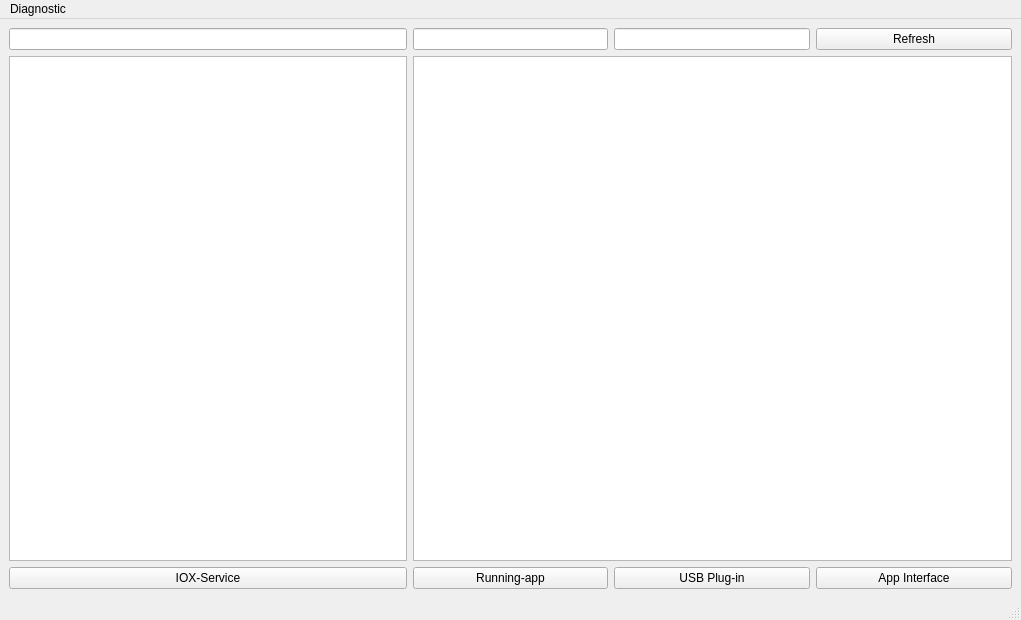
<?xml version="1.0" encoding="UTF-8"?>
<ui version="4.0">
 <class>MainWindow</class>
 <widget class="QMainWindow" name="MainWindow">
  <property name="geometry">
   <rect>
    <x>0</x>
    <y>0</y>
    <width>1021</width>
    <height>620</height>
   </rect>
  </property>
  <property name="windowTitle">
   <string>MainWindow</string>
  </property>
  <widget class="QWidget" name="centralwidget">
   <layout class="QGridLayout" name="gridLayout">
    <item row="0" column="2">
     <widget class="QLineEdit" name="input_user">
      <property name="sizePolicy">
       <sizepolicy hsizetype="Preferred" vsizetype="Fixed">
        <horstretch>0</horstretch>
        <verstretch>0</verstretch>
       </sizepolicy>
      </property>
     </widget>
    </item>
    <item row="4" column="2">
     <widget class="QPushButton" name="button_runningapp">
      <property name="text">
       <string>Running-app</string>
      </property>
     </widget>
    </item>
    <item row="1" column="2" colspan="3">
     <widget class="QGraphicsView" name="graphicsView">
      <property name="enabled">
       <bool>true</bool>
      </property>
      <property name="sizePolicy">
       <sizepolicy hsizetype="Preferred" vsizetype="Preferred">
        <horstretch>0</horstretch>
        <verstretch>0</verstretch>
       </sizepolicy>
      </property>
     </widget>
    </item>
    <item row="4" column="0" colspan="2">
     <widget class="QPushButton" name="button_iox">
      <property name="text">
       <string>IOX-Service</string>
      </property>
     </widget>
    </item>
    <item row="1" column="0" colspan="2">
     <widget class="QTextBrowser" name="textBrowser">
      <property name="sizePolicy">
       <sizepolicy hsizetype="Preferred" vsizetype="Preferred">
        <horstretch>0</horstretch>
        <verstretch>0</verstretch>
       </sizepolicy>
      </property>
     </widget>
    </item>
    <item row="0" column="4">
     <widget class="QPushButton" name="pushButton">
      <property name="sizePolicy">
       <sizepolicy hsizetype="Preferred" vsizetype="Fixed">
        <horstretch>0</horstretch>
        <verstretch>0</verstretch>
       </sizepolicy>
      </property>
      <property name="text">
       <string>Refresh</string>
      </property>
     </widget>
    </item>
    <item row="0" column="0" colspan="2">
     <widget class="QLineEdit" name="input_host">
      <property name="sizePolicy">
       <sizepolicy hsizetype="Preferred" vsizetype="Fixed">
        <horstretch>0</horstretch>
        <verstretch>0</verstretch>
       </sizepolicy>
      </property>
     </widget>
    </item>
    <item row="0" column="3">
     <widget class="QLineEdit" name="input_psw">
      <property name="sizePolicy">
       <sizepolicy hsizetype="Preferred" vsizetype="Fixed">
        <horstretch>0</horstretch>
        <verstretch>0</verstretch>
       </sizepolicy>
      </property>
     </widget>
    </item>
    <item row="4" column="3">
     <widget class="QPushButton" name="button_usb">
      <property name="text">
       <string>USB Plug-in</string>
      </property>
     </widget>
    </item>
    <item row="4" column="4">
     <widget class="QPushButton" name="button_inter">
      <property name="text">
       <string>App Interface</string>
      </property>
     </widget>
    </item>
   </layout>
  </widget>
  <widget class="QMenuBar" name="menubar">
   <property name="geometry">
    <rect>
     <x>0</x>
     <y>0</y>
     <width>1021</width>
     <height>26</height>
    </rect>
   </property>
   <widget class="QMenu" name="menuDiagnostic">
    <property name="title">
     <string>Diagnostic</string>
    </property>
   </widget>
   <addaction name="menuDiagnostic"/>
  </widget>
  <widget class="QStatusBar" name="statusbar"/>
 </widget>
 <resources/>
 <connections/>
</ui>
